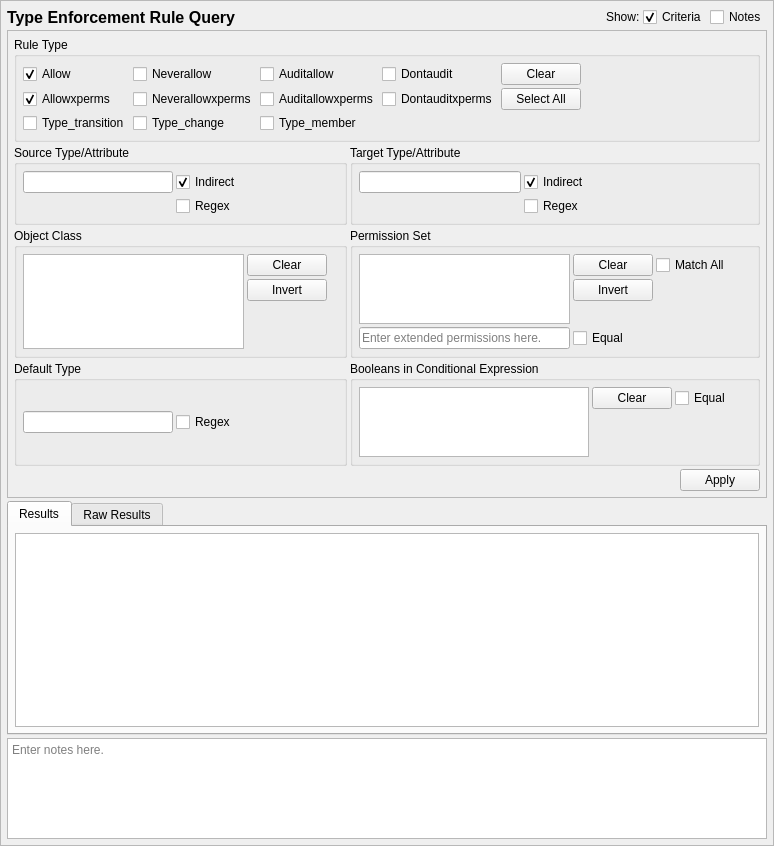
<?xml version="1.0" encoding="UTF-8"?>
<ui version="4.0">
 <class>TERuleQueryTab</class>
 <widget class="QScrollArea" name="TERuleQueryTab">
  <property name="geometry">
   <rect>
    <x>0</x>
    <y>0</y>
    <width>774</width>
    <height>846</height>
   </rect>
  </property>
  <property name="sizeAdjustPolicy">
   <enum>QAbstractScrollArea::AdjustToContents</enum>
  </property>
  <property name="widgetResizable">
   <bool>true</bool>
  </property>
  <widget class="QWidget" name="contents">
   <property name="geometry">
    <rect>
     <x>0</x>
     <y>0</y>
     <width>772</width>
     <height>844</height>
    </rect>
   </property>
   <property name="minimumSize">
    <size>
     <width>0</width>
     <height>0</height>
    </size>
   </property>
   <layout class="QGridLayout" name="gridLayout_9">
    <property name="leftMargin">
     <number>6</number>
    </property>
    <property name="topMargin">
     <number>6</number>
    </property>
    <property name="rightMargin">
     <number>6</number>
    </property>
    <property name="bottomMargin">
     <number>6</number>
    </property>
    <property name="spacing">
     <number>3</number>
    </property>
    <item row="4" column="0" colspan="5">
     <widget class="QTextEdit" name="notes">
      <property name="sizePolicy">
       <sizepolicy hsizetype="Preferred" vsizetype="Preferred">
        <horstretch>0</horstretch>
        <verstretch>0</verstretch>
       </sizepolicy>
      </property>
      <property name="minimumSize">
       <size>
        <width>0</width>
        <height>80</height>
       </size>
      </property>
      <property name="toolTip">
       <string>Optionally enter notes here about the query.</string>
      </property>
      <property name="placeholderText">
       <string>Enter notes here.</string>
      </property>
     </widget>
    </item>
    <item row="3" column="0" colspan="5">
     <widget class="QTabWidget" name="results_frame">
      <property name="sizePolicy">
       <sizepolicy hsizetype="Preferred" vsizetype="MinimumExpanding">
        <horstretch>0</horstretch>
        <verstretch>2</verstretch>
       </sizepolicy>
      </property>
      <property name="currentIndex">
       <number>0</number>
      </property>
      <widget class="QWidget" name="results_framePage1">
       <property name="sizePolicy">
        <sizepolicy hsizetype="Preferred" vsizetype="MinimumExpanding">
         <horstretch>0</horstretch>
         <verstretch>0</verstretch>
        </sizepolicy>
       </property>
       <attribute name="title">
        <string>Results</string>
       </attribute>
       <layout class="QVBoxLayout" name="verticalLayout_3">
        <property name="leftMargin">
         <number>6</number>
        </property>
        <property name="topMargin">
         <number>6</number>
        </property>
        <property name="rightMargin">
         <number>6</number>
        </property>
        <property name="bottomMargin">
         <number>6</number>
        </property>
        <item>
         <widget class="SEToolsTableView" name="table_results">
          <property name="sizePolicy">
           <sizepolicy hsizetype="Preferred" vsizetype="MinimumExpanding">
            <horstretch>0</horstretch>
            <verstretch>0</verstretch>
           </sizepolicy>
          </property>
          <property name="sizeAdjustPolicy">
           <enum>QAbstractScrollArea::AdjustIgnored</enum>
          </property>
          <property name="alternatingRowColors">
           <bool>true</bool>
          </property>
          <property name="sortingEnabled">
           <bool>true</bool>
          </property>
         </widget>
        </item>
       </layout>
      </widget>
      <widget class="QWidget" name="results_framePage2">
       <property name="sizePolicy">
        <sizepolicy hsizetype="Preferred" vsizetype="MinimumExpanding">
         <horstretch>0</horstretch>
         <verstretch>0</verstretch>
        </sizepolicy>
       </property>
       <attribute name="title">
        <string>Raw Results</string>
       </attribute>
       <layout class="QVBoxLayout" name="verticalLayout_2">
        <property name="leftMargin">
         <number>6</number>
        </property>
        <property name="topMargin">
         <number>6</number>
        </property>
        <property name="rightMargin">
         <number>6</number>
        </property>
        <property name="bottomMargin">
         <number>6</number>
        </property>
        <item>
         <widget class="QPlainTextEdit" name="raw_results">
          <property name="sizePolicy">
           <sizepolicy hsizetype="Preferred" vsizetype="MinimumExpanding">
            <horstretch>0</horstretch>
            <verstretch>0</verstretch>
           </sizepolicy>
          </property>
          <property name="minimumSize">
           <size>
            <width>0</width>
            <height>0</height>
           </size>
          </property>
          <property name="font">
           <font>
            <family>Monospace</family>
           </font>
          </property>
          <property name="documentTitle">
           <string/>
          </property>
          <property name="lineWrapMode">
           <enum>QPlainTextEdit::NoWrap</enum>
          </property>
          <property name="readOnly">
           <bool>true</bool>
          </property>
         </widget>
        </item>
       </layout>
      </widget>
     </widget>
    </item>
    <item row="0" column="4">
     <widget class="QCheckBox" name="notes_expander">
      <property name="sizePolicy">
       <sizepolicy hsizetype="Minimum" vsizetype="Fixed">
        <horstretch>0</horstretch>
        <verstretch>1</verstretch>
       </sizepolicy>
      </property>
      <property name="toolTip">
       <string>Show or hide the notes field (no data is lost)</string>
      </property>
      <property name="text">
       <string>Notes</string>
      </property>
     </widget>
    </item>
    <item row="0" column="3">
     <widget class="QCheckBox" name="criteria_expander">
      <property name="toolTip">
       <string>Show or hide the search criteria (no settings are lost)</string>
      </property>
      <property name="text">
       <string>Criteria</string>
      </property>
      <property name="checked">
       <bool>true</bool>
      </property>
     </widget>
    </item>
    <item row="0" column="1">
     <spacer name="horizontalSpacer_8">
      <property name="orientation">
       <enum>Qt::Horizontal</enum>
      </property>
      <property name="sizeHint" stdset="0">
       <size>
        <width>40</width>
        <height>20</height>
       </size>
      </property>
     </spacer>
    </item>
    <item row="0" column="2">
     <widget class="QLabel" name="label_2">
      <property name="sizePolicy">
       <sizepolicy hsizetype="Preferred" vsizetype="Fixed">
        <horstretch>0</horstretch>
        <verstretch>0</verstretch>
       </sizepolicy>
      </property>
      <property name="text">
       <string>Show:</string>
      </property>
     </widget>
    </item>
    <item row="0" column="0">
     <widget class="QLabel" name="label">
      <property name="sizePolicy">
       <sizepolicy hsizetype="Preferred" vsizetype="Fixed">
        <horstretch>0</horstretch>
        <verstretch>0</verstretch>
       </sizepolicy>
      </property>
      <property name="maximumSize">
       <size>
        <width>16777215</width>
        <height>20</height>
       </size>
      </property>
      <property name="font">
       <font>
        <pointsize>12</pointsize>
        <weight>75</weight>
        <bold>true</bold>
       </font>
      </property>
      <property name="text">
       <string>Type Enforcement Rule Query</string>
      </property>
     </widget>
    </item>
    <item row="2" column="0" colspan="5">
     <widget class="QFrame" name="criteria_frame">
      <property name="sizePolicy">
       <sizepolicy hsizetype="Preferred" vsizetype="Preferred">
        <horstretch>0</horstretch>
        <verstretch>1</verstretch>
       </sizepolicy>
      </property>
      <property name="maximumSize">
       <size>
        <width>16777215</width>
        <height>16777215</height>
       </size>
      </property>
      <property name="frameShape">
       <enum>QFrame::StyledPanel</enum>
      </property>
      <property name="frameShadow">
       <enum>QFrame::Raised</enum>
      </property>
      <layout class="QGridLayout" name="gridLayout_3">
       <property name="leftMargin">
        <number>6</number>
       </property>
       <property name="topMargin">
        <number>6</number>
       </property>
       <property name="rightMargin">
        <number>6</number>
       </property>
       <property name="bottomMargin">
        <number>6</number>
       </property>
       <property name="spacing">
        <number>3</number>
       </property>
       <item row="1" column="1">
        <widget class="QGroupBox" name="target_criteria">
         <property name="maximumSize">
          <size>
           <width>16777215</width>
           <height>100</height>
          </size>
         </property>
         <property name="title">
          <string>Target Type/Attribute</string>
         </property>
         <layout class="QGridLayout" name="gridLayout_5">
          <property name="leftMargin">
           <number>6</number>
          </property>
          <property name="topMargin">
           <number>6</number>
          </property>
          <property name="rightMargin">
           <number>6</number>
          </property>
          <property name="bottomMargin">
           <number>6</number>
          </property>
          <property name="spacing">
           <number>3</number>
          </property>
          <item row="0" column="1">
           <widget class="QLineEdit" name="target">
            <property name="sizePolicy">
             <sizepolicy hsizetype="Expanding" vsizetype="Fixed">
              <horstretch>0</horstretch>
              <verstretch>0</verstretch>
             </sizepolicy>
            </property>
            <property name="minimumSize">
             <size>
              <width>150</width>
              <height>0</height>
             </size>
            </property>
            <property name="maximumSize">
             <size>
              <width>250</width>
              <height>16777215</height>
             </size>
            </property>
           </widget>
          </item>
          <item row="1" column="2">
           <widget class="QCheckBox" name="target_regex">
            <property name="toolTip">
             <string>Use regular expressions to match the target type/attribute.</string>
            </property>
            <property name="text">
             <string>Regex</string>
            </property>
           </widget>
          </item>
          <item row="0" column="2">
           <widget class="QCheckBox" name="target_indirect">
            <property name="toolTip">
             <string>If the rule target is an attribute, indirect will match the criteria against the contents of the attribute, rather than the attribute itself.</string>
            </property>
            <property name="text">
             <string>Indirect</string>
            </property>
            <property name="checked">
             <bool>true</bool>
            </property>
           </widget>
          </item>
          <item row="0" column="3">
           <spacer name="horizontalSpacer_3">
            <property name="orientation">
             <enum>Qt::Horizontal</enum>
            </property>
            <property name="sizeHint" stdset="0">
             <size>
              <width>113</width>
              <height>20</height>
             </size>
            </property>
           </spacer>
          </item>
         </layout>
        </widget>
       </item>
       <item row="0" column="0" colspan="2">
        <widget class="QGroupBox" name="ruletype_criteria">
         <property name="sizePolicy">
          <sizepolicy hsizetype="Preferred" vsizetype="Preferred">
           <horstretch>0</horstretch>
           <verstretch>0</verstretch>
          </sizepolicy>
         </property>
         <property name="maximumSize">
          <size>
           <width>16777215</width>
           <height>150</height>
          </size>
         </property>
         <property name="title">
          <string>Rule Type</string>
         </property>
         <layout class="QGridLayout" name="gridLayout">
          <property name="leftMargin">
           <number>6</number>
          </property>
          <property name="topMargin">
           <number>6</number>
          </property>
          <property name="rightMargin">
           <number>6</number>
          </property>
          <property name="bottomMargin">
           <number>6</number>
          </property>
          <property name="spacing">
           <number>3</number>
          </property>
          <item row="1" column="6">
           <widget class="QPushButton" name="all_ruletypes">
            <property name="text">
             <string>Select All</string>
            </property>
           </widget>
          </item>
          <item row="0" column="2">
           <widget class="QCheckBox" name="auditallow">
            <property name="text">
             <string>Auditallow</string>
            </property>
           </widget>
          </item>
          <item row="0" column="3">
           <widget class="QCheckBox" name="dontaudit">
            <property name="text">
             <string>Dontaudit</string>
            </property>
           </widget>
          </item>
          <item row="0" column="7">
           <spacer name="horizontalSpacer">
            <property name="orientation">
             <enum>Qt::Horizontal</enum>
            </property>
            <property name="sizeHint" stdset="0">
             <size>
              <width>40</width>
              <height>20</height>
             </size>
            </property>
           </spacer>
          </item>
          <item row="0" column="0">
           <widget class="QCheckBox" name="allow">
            <property name="text">
             <string>Allow</string>
            </property>
            <property name="checked">
             <bool>true</bool>
            </property>
           </widget>
          </item>
          <item row="0" column="1">
           <widget class="QCheckBox" name="neverallow">
            <property name="text">
             <string>Neverallow</string>
            </property>
           </widget>
          </item>
          <item row="0" column="6">
           <widget class="QPushButton" name="clear_ruletypes">
            <property name="text">
             <string>Clear</string>
            </property>
            <property name="checkable">
             <bool>false</bool>
            </property>
           </widget>
          </item>
          <item row="1" column="1">
           <widget class="QCheckBox" name="neverallowxperm">
            <property name="text">
             <string>Neverallowxperms</string>
            </property>
           </widget>
          </item>
          <item row="1" column="0">
           <widget class="QCheckBox" name="allowxperm">
            <property name="text">
             <string>Allowxperms</string>
            </property>
            <property name="checked">
             <bool>true</bool>
            </property>
           </widget>
          </item>
          <item row="1" column="2">
           <widget class="QCheckBox" name="auditallowxperm">
            <property name="text">
             <string>Auditallowxperms</string>
            </property>
           </widget>
          </item>
          <item row="2" column="0">
           <widget class="QCheckBox" name="type_transition">
            <property name="text">
             <string>Type_transition</string>
            </property>
           </widget>
          </item>
          <item row="2" column="1">
           <widget class="QCheckBox" name="type_change">
            <property name="text">
             <string>Type_change</string>
            </property>
           </widget>
          </item>
          <item row="2" column="2">
           <widget class="QCheckBox" name="type_member">
            <property name="text">
             <string>Type_member</string>
            </property>
           </widget>
          </item>
          <item row="1" column="3">
           <widget class="QCheckBox" name="dontauditxperm">
            <property name="text">
             <string>Dontauditxperms</string>
            </property>
           </widget>
          </item>
         </layout>
        </widget>
       </item>
       <item row="4" column="0">
        <widget class="QGroupBox" name="default_criteria">
         <property name="title">
          <string>Default Type</string>
         </property>
         <layout class="QGridLayout" name="gridLayout_4">
          <property name="leftMargin">
           <number>6</number>
          </property>
          <property name="topMargin">
           <number>6</number>
          </property>
          <property name="rightMargin">
           <number>6</number>
          </property>
          <property name="bottomMargin">
           <number>6</number>
          </property>
          <property name="spacing">
           <number>3</number>
          </property>
          <item row="0" column="0">
           <widget class="QLineEdit" name="default_type">
            <property name="sizePolicy">
             <sizepolicy hsizetype="Expanding" vsizetype="Fixed">
              <horstretch>0</horstretch>
              <verstretch>0</verstretch>
             </sizepolicy>
            </property>
            <property name="minimumSize">
             <size>
              <width>150</width>
              <height>0</height>
             </size>
            </property>
            <property name="maximumSize">
             <size>
              <width>250</width>
              <height>16777215</height>
             </size>
            </property>
           </widget>
          </item>
          <item row="0" column="2">
           <spacer name="horizontalSpacer_6">
            <property name="orientation">
             <enum>Qt::Horizontal</enum>
            </property>
            <property name="sizeHint" stdset="0">
             <size>
              <width>40</width>
              <height>20</height>
             </size>
            </property>
           </spacer>
          </item>
          <item row="0" column="1">
           <widget class="QCheckBox" name="default_regex">
            <property name="toolTip">
             <string>Use regular expressions to match the default type.</string>
            </property>
            <property name="text">
             <string>Regex</string>
            </property>
           </widget>
          </item>
         </layout>
        </widget>
       </item>
       <item row="1" column="0">
        <widget class="QGroupBox" name="source_criteria">
         <property name="maximumSize">
          <size>
           <width>16777215</width>
           <height>100</height>
          </size>
         </property>
         <property name="title">
          <string>Source Type/Attribute</string>
         </property>
         <layout class="QGridLayout" name="gridLayout_2">
          <property name="leftMargin">
           <number>6</number>
          </property>
          <property name="topMargin">
           <number>6</number>
          </property>
          <property name="rightMargin">
           <number>6</number>
          </property>
          <property name="bottomMargin">
           <number>6</number>
          </property>
          <property name="spacing">
           <number>3</number>
          </property>
          <item row="0" column="3">
           <spacer name="horizontalSpacer_2">
            <property name="orientation">
             <enum>Qt::Horizontal</enum>
            </property>
            <property name="sizeHint" stdset="0">
             <size>
              <width>40</width>
              <height>20</height>
             </size>
            </property>
           </spacer>
          </item>
          <item row="0" column="0">
           <widget class="QLineEdit" name="source">
            <property name="sizePolicy">
             <sizepolicy hsizetype="Expanding" vsizetype="Fixed">
              <horstretch>0</horstretch>
              <verstretch>0</verstretch>
             </sizepolicy>
            </property>
            <property name="minimumSize">
             <size>
              <width>150</width>
              <height>0</height>
             </size>
            </property>
            <property name="maximumSize">
             <size>
              <width>250</width>
              <height>16777215</height>
             </size>
            </property>
           </widget>
          </item>
          <item row="1" column="1">
           <widget class="QCheckBox" name="source_regex">
            <property name="toolTip">
             <string>Use regular expressions to match the source type/attribute.</string>
            </property>
            <property name="text">
             <string>Regex</string>
            </property>
           </widget>
          </item>
          <item row="0" column="1">
           <widget class="QCheckBox" name="source_indirect">
            <property name="toolTip">
             <string>If the rule source is an attribute, indirect will match the criteria against the contents of the attribute, rather than the attribute itself.</string>
            </property>
            <property name="text">
             <string>Indirect</string>
            </property>
            <property name="checked">
             <bool>true</bool>
            </property>
           </widget>
          </item>
         </layout>
        </widget>
       </item>
       <item row="2" column="0">
        <widget class="QGroupBox" name="class_criteria">
         <property name="title">
          <string>Object Class</string>
         </property>
         <layout class="QGridLayout" name="gridLayout_7">
          <property name="leftMargin">
           <number>6</number>
          </property>
          <property name="topMargin">
           <number>6</number>
          </property>
          <property name="rightMargin">
           <number>6</number>
          </property>
          <property name="bottomMargin">
           <number>6</number>
          </property>
          <property name="spacing">
           <number>3</number>
          </property>
          <item row="0" column="2">
           <spacer name="horizontalSpacer_4">
            <property name="orientation">
             <enum>Qt::Horizontal</enum>
            </property>
            <property name="sizeHint" stdset="0">
             <size>
              <width>40</width>
              <height>20</height>
             </size>
            </property>
           </spacer>
          </item>
          <item row="0" column="1">
           <widget class="QPushButton" name="clear_class">
            <property name="text">
             <string>Clear</string>
            </property>
           </widget>
          </item>
          <item row="1" column="1">
           <widget class="QPushButton" name="invert_class">
            <property name="text">
             <string>Invert</string>
            </property>
           </widget>
          </item>
          <item row="2" column="1">
           <spacer name="verticalSpacer_2">
            <property name="orientation">
             <enum>Qt::Vertical</enum>
            </property>
            <property name="sizeHint" stdset="0">
             <size>
              <width>20</width>
              <height>40</height>
             </size>
            </property>
           </spacer>
          </item>
          <item row="0" column="0" rowspan="3">
           <widget class="QListView" name="tclass">
            <property name="sizePolicy">
             <sizepolicy hsizetype="Expanding" vsizetype="Preferred">
              <horstretch>0</horstretch>
              <verstretch>0</verstretch>
             </sizepolicy>
            </property>
            <property name="maximumSize">
             <size>
              <width>250</width>
              <height>16777215</height>
             </size>
            </property>
            <property name="toolTip">
             <string>Match the object class of the rule.</string>
            </property>
            <property name="selectionMode">
             <enum>QAbstractItemView::ExtendedSelection</enum>
            </property>
           </widget>
          </item>
         </layout>
        </widget>
       </item>
       <item row="4" column="1">
        <widget class="QGroupBox" name="booleans_criteria">
         <property name="title">
          <string>Booleans in Conditional Expression</string>
         </property>
         <layout class="QGridLayout" name="gridLayout_8">
          <property name="leftMargin">
           <number>6</number>
          </property>
          <property name="topMargin">
           <number>6</number>
          </property>
          <property name="rightMargin">
           <number>6</number>
          </property>
          <property name="bottomMargin">
           <number>6</number>
          </property>
          <property name="spacing">
           <number>3</number>
          </property>
          <item row="0" column="0" rowspan="2">
           <widget class="QListView" name="bool_criteria">
            <property name="sizePolicy">
             <sizepolicy hsizetype="Expanding" vsizetype="Preferred">
              <horstretch>0</horstretch>
              <verstretch>0</verstretch>
             </sizepolicy>
            </property>
            <property name="maximumSize">
             <size>
              <width>250</width>
              <height>16777215</height>
             </size>
            </property>
            <property name="toolTip">
             <string>Booleans used in the rule's conditional expression.</string>
            </property>
            <property name="selectionMode">
             <enum>QAbstractItemView::ExtendedSelection</enum>
            </property>
           </widget>
          </item>
          <item row="0" column="4">
           <spacer name="horizontalSpacer_7">
            <property name="orientation">
             <enum>Qt::Horizontal</enum>
            </property>
            <property name="sizeHint" stdset="0">
             <size>
              <width>40</width>
              <height>20</height>
             </size>
            </property>
           </spacer>
          </item>
          <item row="0" column="2">
           <widget class="QPushButton" name="clear_bools">
            <property name="text">
             <string>Clear</string>
            </property>
           </widget>
          </item>
          <item row="0" column="3">
           <widget class="QCheckBox" name="bools_equal">
            <property name="toolTip">
             <string>A matching rule will use a set of Booleans in its conditional expression equal to the selected Booleans.</string>
            </property>
            <property name="text">
             <string>Equal</string>
            </property>
           </widget>
          </item>
          <item row="1" column="2">
           <spacer name="verticalSpacer_3">
            <property name="orientation">
             <enum>Qt::Vertical</enum>
            </property>
            <property name="sizeHint" stdset="0">
             <size>
              <width>20</width>
              <height>40</height>
             </size>
            </property>
           </spacer>
          </item>
         </layout>
        </widget>
       </item>
       <item row="5" column="1">
        <widget class="QDialogButtonBox" name="buttonBox">
         <property name="standardButtons">
          <set>QDialogButtonBox::Apply</set>
         </property>
        </widget>
       </item>
       <item row="2" column="1">
        <widget class="QGroupBox" name="perms_criteria">
         <property name="title">
          <string>Permission Set</string>
         </property>
         <layout class="QGridLayout" name="gridLayout_6">
          <property name="leftMargin">
           <number>6</number>
          </property>
          <property name="topMargin">
           <number>6</number>
          </property>
          <property name="rightMargin">
           <number>6</number>
          </property>
          <property name="bottomMargin">
           <number>6</number>
          </property>
          <property name="spacing">
           <number>3</number>
          </property>
          <item row="3" column="2">
           <widget class="QCheckBox" name="xperms_equal">
            <property name="toolTip">
             <string>A matching rule will have an extended permission set equal to the listed extended permissions.</string>
            </property>
            <property name="text">
             <string>Equal</string>
            </property>
           </widget>
          </item>
          <item row="1" column="2">
           <widget class="QPushButton" name="invert_perms">
            <property name="text">
             <string>Invert</string>
            </property>
           </widget>
          </item>
          <item row="0" column="2">
           <widget class="QPushButton" name="clear_perms">
            <property name="text">
             <string>Clear</string>
            </property>
           </widget>
          </item>
          <item row="0" column="4">
           <spacer name="horizontalSpacer_5">
            <property name="orientation">
             <enum>Qt::Horizontal</enum>
            </property>
            <property name="sizeHint" stdset="0">
             <size>
              <width>40</width>
              <height>20</height>
             </size>
            </property>
           </spacer>
          </item>
          <item row="0" column="3">
           <widget class="QCheckBox" name="perms_subset">
            <property name="toolTip">
             <string>A matching rule will have all of the selected permissions.</string>
            </property>
            <property name="text">
             <string>Match All</string>
            </property>
           </widget>
          </item>
          <item row="2" column="2">
           <spacer name="verticalSpacer">
            <property name="orientation">
             <enum>Qt::Vertical</enum>
            </property>
            <property name="sizeHint" stdset="0">
             <size>
              <width>20</width>
              <height>40</height>
             </size>
            </property>
           </spacer>
          </item>
          <item row="0" column="0" rowspan="3" colspan="2">
           <widget class="QListView" name="perms">
            <property name="sizePolicy">
             <sizepolicy hsizetype="Expanding" vsizetype="Preferred">
              <horstretch>0</horstretch>
              <verstretch>0</verstretch>
             </sizepolicy>
            </property>
            <property name="maximumSize">
             <size>
              <width>250</width>
              <height>16777215</height>
             </size>
            </property>
            <property name="toolTip">
             <string>The list of permissions common to selected object classes.</string>
            </property>
            <property name="selectionMode">
             <enum>QAbstractItemView::ExtendedSelection</enum>
            </property>
           </widget>
          </item>
          <item row="3" column="0" colspan="2">
           <widget class="QLineEdit" name="xperms">
            <property name="placeholderText">
             <string>Enter extended permissions here.</string>
            </property>
           </widget>
          </item>
         </layout>
        </widget>
       </item>
      </layout>
      <zorder>ruletype_criteria</zorder>
      <zorder>source_criteria</zorder>
      <zorder>target_criteria</zorder>
      <zorder>class_criteria</zorder>
      <zorder>perms_criteria</zorder>
      <zorder>default_criteria</zorder>
      <zorder>booleans_criteria</zorder>
      <zorder>buttonBox</zorder>
     </widget>
    </item>
   </layout>
  </widget>
 </widget>
 <customwidgets>
  <customwidget>
   <class>SEToolsTableView</class>
   <extends>QTableView</extends>
   <header>setoolsgui/tableview.h</header>
  </customwidget>
 </customwidgets>
 <tabstops>
  <tabstop>criteria_expander</tabstop>
  <tabstop>notes_expander</tabstop>
  <tabstop>allow</tabstop>
  <tabstop>neverallow</tabstop>
  <tabstop>auditallow</tabstop>
  <tabstop>dontaudit</tabstop>
  <tabstop>clear_ruletypes</tabstop>
  <tabstop>all_ruletypes</tabstop>
  <tabstop>source</tabstop>
  <tabstop>source_indirect</tabstop>
  <tabstop>source_regex</tabstop>
  <tabstop>target</tabstop>
  <tabstop>target_indirect</tabstop>
  <tabstop>target_regex</tabstop>
  <tabstop>tclass</tabstop>
  <tabstop>clear_class</tabstop>
  <tabstop>invert_class</tabstop>
  <tabstop>perms</tabstop>
  <tabstop>clear_perms</tabstop>
  <tabstop>invert_perms</tabstop>
  <tabstop>perms_subset</tabstop>
  <tabstop>default_type</tabstop>
  <tabstop>default_regex</tabstop>
  <tabstop>bool_criteria</tabstop>
  <tabstop>clear_bools</tabstop>
  <tabstop>bools_equal</tabstop>
  <tabstop>results_frame</tabstop>
  <tabstop>table_results</tabstop>
  <tabstop>raw_results</tabstop>
  <tabstop>notes</tabstop>
 </tabstops>
 <resources/>
 <connections>
  <connection>
   <sender>clear_bools</sender>
   <signal>clicked()</signal>
   <receiver>bool_criteria</receiver>
   <slot>clearSelection()</slot>
   <hints>
    <hint type="sourcelabel">
     <x>576</x>
     <y>430</y>
    </hint>
    <hint type="destinationlabel">
     <x>454</x>
     <y>447</y>
    </hint>
   </hints>
  </connection>
  <connection>
   <sender>clear_class</sender>
   <signal>clicked()</signal>
   <receiver>tclass</receiver>
   <slot>clearSelection()</slot>
   <hints>
    <hint type="sourcelabel">
     <x>299</x>
     <y>312</y>
    </hint>
    <hint type="destinationlabel">
     <x>147</x>
     <y>330</y>
    </hint>
   </hints>
  </connection>
  <connection>
   <sender>clear_perms</sender>
   <signal>clicked()</signal>
   <receiver>perms</receiver>
   <slot>clearSelection()</slot>
   <hints>
    <hint type="sourcelabel">
     <x>565</x>
     <y>312</y>
    </hint>
    <hint type="destinationlabel">
     <x>448</x>
     <y>330</y>
    </hint>
   </hints>
  </connection>
  <connection>
   <sender>criteria_expander</sender>
   <signal>toggled(bool)</signal>
   <receiver>criteria_frame</receiver>
   <slot>setVisible(bool)</slot>
   <hints>
    <hint type="sourcelabel">
     <x>629</x>
     <y>16</y>
    </hint>
    <hint type="destinationlabel">
     <x>379</x>
     <y>239</y>
    </hint>
   </hints>
  </connection>
  <connection>
   <sender>notes_expander</sender>
   <signal>toggled(bool)</signal>
   <receiver>notes</receiver>
   <slot>setVisible(bool)</slot>
   <hints>
    <hint type="sourcelabel">
     <x>735</x>
     <y>16</y>
    </hint>
    <hint type="destinationlabel">
     <x>386</x>
     <y>776</y>
    </hint>
   </hints>
  </connection>
 </connections>
</ui>
